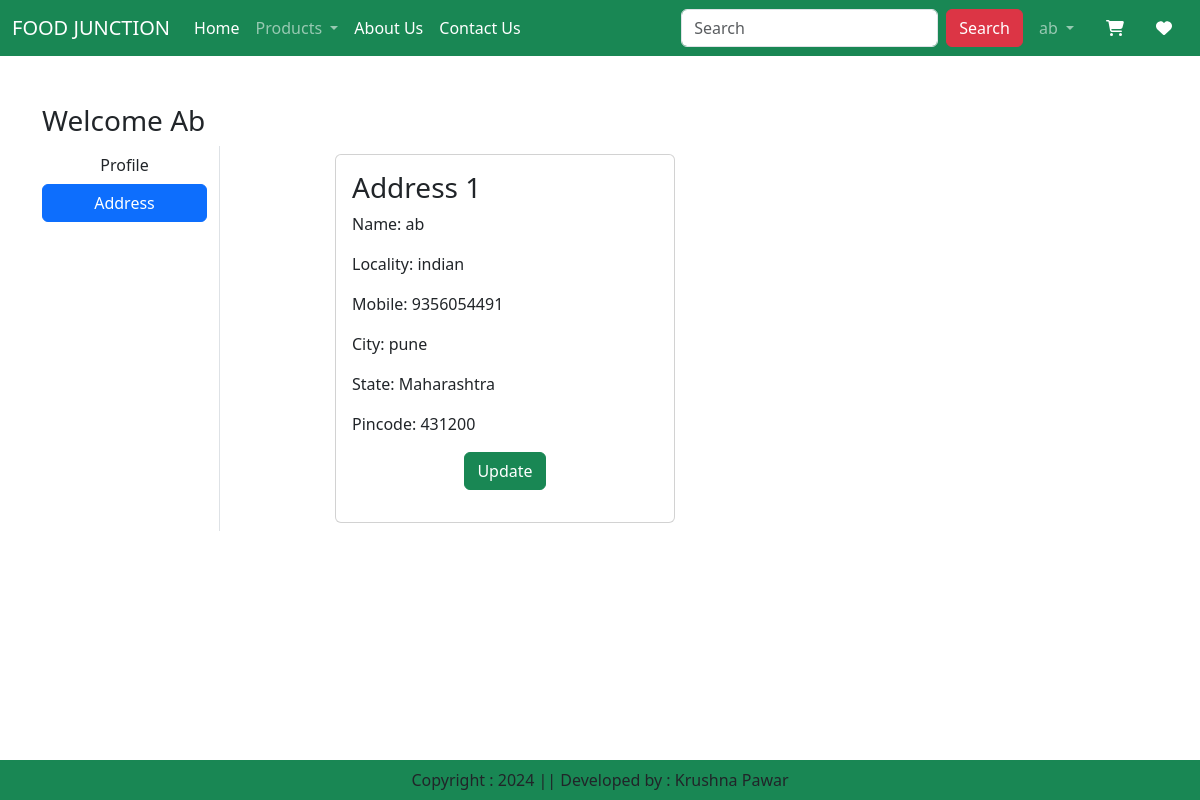
Page /address/ (signed in) on the committed database.
### app/models.py (models this page shows, shortened)
class Customer(models.Model):
    user = models.ForeignKey(User,on_delete=models.CASCADE)
    name = models.CharField(max_length=200)
    locality = models.CharField(max_length=200)
    city = models.CharField(max_length=50)
    mobile = models.IntegerField(default=0)
    zipcode = models.IntegerField()
    state = models.CharField(choices=STATE_CHOICES, max_length=100)

### app/views.py (the view)
# urls.py: path('address/',views.address,name='address'),
@login_required
def address(request):
    totalitem = 0
    wishitem = 0
    if request.user.is_authenticated:
        totalitem = len(Cart.objects.filter(user=request.user))
        wishitem = len(Wishlist.objects.filter(user=request.user))
    add = Customer.objects.filter(user=request.user)
    return render(request,'app/address.html',locals())

### app/templates/app/address.html (shortened to what this page needs)
{% extends "app/base.html" %}
{% load static %}
{% block main-content %}
    <div class="container my-5">
        <div class="row">
            <h3><span class="text-capitalize">Welcome {{request.user}}</span></h3>
            <div class="col-sm-2 border-end">
                <ul class="list-unstyled">
                    <li class="d-grid"><a href="{% url 'profile' %}" class="btn ">Profile</a></li>
                    <li class="d-grid"><a href="{% url 'address' %}" class="btn btn-primary">Address</a></li>
                </ul>
            </div>
            <div class="col-sm-8 offset-sm-1">
                <div class="row">
                    {% for ad in add %}
                        <div class="col-sm-6">
                            <div class="card m-2">
                                <div class="card-body">
                                    <h3>Address {{forloop.counter}}</h3>
                                    <p>Name: {{ad.name}}</p>
                                    <p>Locality: {{ad.locality}}</p>
                                    <p>Mobile: {{ad.mobile}}</p>
                                    <p>City: {{ad.city}}</p>
                                    <p>State: {{ad.state}}</p>
                                    <p>Pincode: {{ad.zipcode}}</p>
                                    <p class="text-center"><a href="{% url 'updateAddress' pk=ad.id %}" type="button" class="btn btn-success">Update</a></p>
                                </div>
                            </div>
                        </div>
                    {% endfor %}
                </div>
            </div>
        </div>
    </div>
{% endblock main-content %}

### app/templates/app/base.html (shortened to what this page needs)
<!DOCTYPE html>
{% load static %}
<html lang="en">
<head>
    <link href="https://cdn.jsdelivr.net/npm/bootstrap@5.3.3/dist/css/bootstrap.min.css" rel="stylesheet">
    <link rel="stylesheet" href="{% static 'app/css/owl.carousel.min.css' %}">
    <link rel="stylesheet" href="{% static 'app/css/all.min.css' %}">
    <link rel="stylesheet" href="{% static 'app/css/style.css' %}">
</head>
<body >
    <nav class="navbar navbar-expand-lg navbar-dark bg-success">
        <div class="container-fluid">
          <a class="navbar-brand" href="#">FOOD JUNCTION
          </a>
          <div class="collapse navbar-collapse" id="navbarSupportedContent">
            <ul class="navbar-nav me-auto mb-2 mb-lg-0">
              {% if request.user.is_authenticated %}
              <li class="nav-item">
                <a class="nav-link active" aria-current="page" href="/">Home</a>
              </li>
              <li class="nav-item dropdown">
                <a class="nav-link dropdown-toggle" href="#" role="button" data-bs-toggle="dropdown" aria-expanded="false">
                  Products
                </a>
              </li>
              <li class="nav-item">
                <a class="nav-link text-white" href="{% url 'about' %}">About Us</a>
              </li>
              <li class="nav-item">
                <a class="nav-link text-white" href="{% url 'contact' %}">Contact Us</a>
              </li>
            </ul>
            <form class="d-flex" role="search" action="/search/">
              <input class="form-control me-2" type="search" placeholder="Search" name="search" aria-label="Search">
              <button class="btn btn-danger" type="submit">Search</button>
            </form>
          </div>
          <ul class="navbar-nav me-auto mb-2 mb-lg-0">
          <li class="nav-item dropdown mx-2">
              <a class="nav-link dropdown-toggle" href="#" role="button" data-bs-toggle="dropdown" aria-expanded="false">
                  {{ request.user }}
              </a>
          </li>
            <li class="nav-item mx-2">
                <a href="/checkout" class="nav-link text-white"> <i class="fa fa-shopping-cart"></i></a>
            </li>
            <li class="nav-item mx-2">
                <a href="{% url 'showwishlist' %}" class="nav-link text-white">  <i class="fa fa-heart"></i></a>
            </li>
            {% endif %}
          </ul>
        </div>
      </nav>
      {% block main-content %}{% endblock main-content %}
      <footer class="container-fluid fixed-bottom bg-success text-center p-2 mt-5">
        Copyright : 2024 || Developed by : Krushna Pawar
      </footer>
</body>
</html>

### rows in the picture
Customer: name "ab", locality "indian", mobile "9356054491", city "pune", state "Maharashtra", zipcode "431200"

### other values in the picture
{{ request.user }} "ab"
{{ request.user }} "Ab"
